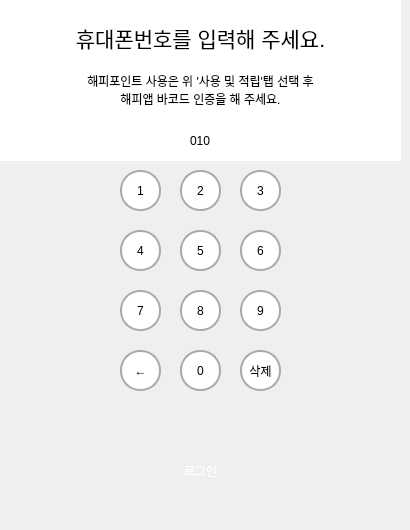
   <widget class="QWidget" name="page_cellphone">
    <widget class="QTextEdit" name="textEdit">
     <property name="geometry">
      <rect>
       <x>0</x>
       <y>0</y>
       <width>401</width>
       <height>121</height>
      </rect>
     </property>
     <property name="palette">
      <palette>
       <active>
        <colorrole role="WindowText">
         <brush brushstyle="SolidPattern">
          <color alpha="255">
           <red>0</red>
           <green>0</green>
           <blue>0</blue>
          </color>
         </brush>
        </colorrole>
        <colorrole role="Text">
         <brush brushstyle="SolidPattern">
          <color alpha="255">
           <red>0</red>
           <green>0</green>
           <blue>0</blue>
          </color>
         </brush>
        </colorrole>
        <colorrole role="Base">
         <brush brushstyle="SolidPattern">
          <color alpha="255">
           <red>255</red>
           <green>255</green>
           <blue>255</blue>
          </color>
         </brush>
        </colorrole>
        <colorrole role="Shadow">
         <brush brushstyle="SolidPattern">
          <color alpha="255">
           <red>255</red>
           <green>255</green>
           <blue>255</blue>
          </color>
         </brush>
        </colorrole>
        <colorrole role="AlternateBase">
         <brush brushstyle="SolidPattern">
          <color alpha="255">
           <red>255</red>
           <green>255</green>
           <blue>255</blue>
          </color>
         </brush>
        </colorrole>
       </active>
       <inactive>
        <colorrole role="WindowText">
         <brush brushstyle="SolidPattern">
          <color alpha="255">
           <red>0</red>
           <green>0</green>
           <blue>0</blue>
          </color>
         </brush>
        </colorrole>
        <colorrole role="Text">
         <brush brushstyle="SolidPattern">
          <color alpha="255">
           <red>0</red>
           <green>0</green>
           <blue>0</blue>
          </color>
         </brush>
        </colorrole>
        <colorrole role="Base">
         <brush brushstyle="SolidPattern">
          <color alpha="255">
           <red>255</red>
           <green>255</green>
           <blue>255</blue>
          </color>
         </brush>
        </colorrole>
        <colorrole role="Shadow">
         <brush brushstyle="SolidPattern">
          <color alpha="255">
           <red>255</red>
           <green>255</green>
           <blue>255</blue>
          </color>
         </brush>
        </colorrole>
        <colorrole role="AlternateBase">
         <brush brushstyle="SolidPattern">
          <color alpha="255">
           <red>255</red>
           <green>255</green>
           <blue>255</blue>
          </color>
         </brush>
        </colorrole>
       </inactive>
       <disabled>
        <colorrole role="Shadow">
         <brush brushstyle="SolidPattern">
          <color alpha="255">
           <red>255</red>
           <green>255</green>
           <blue>255</blue>
          </color>
         </brush>
        </colorrole>
        <colorrole role="AlternateBase">
         <brush brushstyle="SolidPattern">
          <color alpha="255">
           <red>255</red>
           <green>255</green>
           <blue>255</blue>
          </color>
         </brush>
        </colorrole>
       </disabled>
      </palette>
     </property>
     <property name="autoFillBackground">
      <bool>true</bool>
     </property>
     <property name="styleSheet">
      <string notr="true">border:none;</string>
     </property>
     <property name="html">
      <string>&lt;!DOCTYPE HTML PUBLIC &quot;-//W3C//DTD HTML 4.0//EN&quot; &quot;http://www.w3.org/TR/REC-html40/strict.dtd&quot;&gt;
&lt;html&gt;&lt;head&gt;&lt;meta name=&quot;qrichtext&quot; content=&quot;1&quot; /&gt;&lt;meta charset=&quot;utf-8&quot; /&gt;&lt;style type=&quot;text/css&quot;&gt;
p, li { white-space: pre-wrap; }
hr { height: 1px; border-width: 0; }
li.unchecked::marker { content: &quot;\2610&quot;; }
li.checked::marker { content: &quot;\2612&quot;; }
&lt;/style&gt;&lt;/head&gt;&lt;body style=&quot; font-family:'Ubuntu Sans'; font-size:11pt; font-weight:400; font-style:normal;&quot;&gt;
&lt;p align=&quot;center&quot; style=&quot;-qt-paragraph-type:empty; margin-top:0px; margin-bottom:0px; margin-left:0px; margin-right:0px; -qt-block-indent:0; text-indent:0px;&quot;&gt;&lt;br /&gt;&lt;/p&gt;
&lt;p align=&quot;center&quot; style=&quot; margin-top:0px; margin-bottom:0px; margin-left:0px; margin-right:0px; -qt-block-indent:0; text-indent:0px;&quot;&gt;&lt;span style=&quot; font-size:16pt;&quot;&gt;휴대폰번호를 입력해 주세요.&lt;/span&gt;&lt;/p&gt;
&lt;p align=&quot;center&quot; style=&quot;-qt-paragraph-type:empty; margin-top:0px; margin-bottom:0px; margin-left:0px; margin-right:0px; -qt-block-indent:0; text-indent:0px;&quot;&gt;&lt;br /&gt;&lt;/p&gt;
&lt;p align=&quot;center&quot; style=&quot; margin-top:0px; margin-bottom:0px; margin-left:0px; margin-right:0px; -qt-block-indent:0; text-indent:0px;&quot;&gt;&lt;span style=&quot; font-size:9pt;&quot;&gt;해피포인트 사용은 위 '사용 및 적립'탭 선택 후&lt;/span&gt;&lt;/p&gt;
&lt;p align=&quot;center&quot; style=&quot; margin-top:0px; margin-bottom:0px; margin-left:0px; margin-right:0px; -qt-block-indent:0; text-indent:0px;&quot;&gt;&lt;span style=&quot; font-size:9pt;&quot;&gt;해피앱 바코드 인증을 해 주세요.&lt;/span&gt;&lt;/p&gt;&lt;/body&gt;&lt;/html&gt;</string>
     </property>
    </widget>
    <widget class="QWidget" name="widget" native="true">
     <property name="geometry">
      <rect>
       <x>120</x>
       <y>170</y>
       <width>161</width>
       <height>231</height>
      </rect>
     </property>
     <property name="autoFillBackground">
      <bool>true</bool>
     </property>
     <widget class="QPushButton" name="num_1">
      <property name="geometry">
       <rect>
        <x>0</x>
        <y>0</y>
        <width>41</width>
        <height>41</height>
       </rect>
      </property>
      <property name="font">
       <font>
        <pointsize>9</pointsize>
       </font>
      </property>
      <property name="styleSheet">
       <string notr="true">QPushButton {
    color: #000000;
    border: 2px #AAA;
    border-radius: 20px;
    border-style: solid;
    background: #FFFFFF;
    padding: 5px;
    }

QPushButton:pressed {
    border-style: solid;
    background: #AAAAAA;
    }</string>
      </property>
      <property name="text">
       <string>1</string>
      </property>
     </widget>
     <widget class="QPushButton" name="num_2">
      <property name="geometry">
       <rect>
        <x>60</x>
        <y>0</y>
        <width>41</width>
        <height>41</height>
       </rect>
      </property>
      <property name="font">
       <font>
        <pointsize>9</pointsize>
       </font>
      </property>
      <property name="styleSheet">
       <string notr="true">QPushButton {
    color: #000000;
    border: 2px #AAA;
    border-radius: 20px;
    border-style: solid;
    background: #FFFFFF;
    padding: 5px;
    }

QPushButton:pressed {
    border-style: solid;
    background: #AAAAAA;
    }</string>
      </property>
      <property name="text">
       <string>2</string>
      </property>
     </widget>
     <widget class="QPushButton" name="num_3">
      <property name="geometry">
       <rect>
        <x>120</x>
        <y>0</y>
        <width>41</width>
        <height>41</height>
       </rect>
      </property>
      <property name="font">
       <font>
        <pointsize>9</pointsize>
       </font>
      </property>
      <property name="styleSheet">
       <string notr="true">QPushButton {
    color: #000000;
    border: 2px #AAA;
    border-radius: 20px;
    border-style: solid;
    background: #FFFFFF;
    padding: 5px;
    }

QPushButton:pressed {
    border-style: solid;
    background: #AAAAAA;
    }</string>
      </property>
      <property name="text">
       <string>3</string>
      </property>
     </widget>
     <widget class="QPushButton" name="num_4">
      <property name="geometry">
       <rect>
        <x>0</x>
        <y>60</y>
        <width>41</width>
        <height>41</height>
       </rect>
      </property>
      <property name="font">
       <font>
        <pointsize>9</pointsize>
       </font>
      </property>
      <property name="styleSheet">
       <string notr="true">QPushButton {
    color: #000000;
    border: 2px #AAA;
    border-radius: 20px;
    border-style: solid;
    background: #FFFFFF;
    padding: 5px;
    }

QPushButton:pressed {
    border-style: solid;
    background: #AAAAAA;
    }</string>
      </property>
      <property name="text">
       <string>4</string>
      </property>
     </widget>
     <widget class="QPushButton" name="num_5">
      <property name="geometry">
       <rect>
        <x>60</x>
        <y>60</y>
        <width>41</width>
        <height>41</height>
       </rect>
      </property>
      <property name="font">
       <font>
        <pointsize>9</pointsize>
       </font>
      </property>
      <property name="styleSheet">
       <string notr="true">QPushButton {
    color: #000000;
    border: 2px #AAA;
    border-radius: 20px;
    border-style: solid;
    background: #FFFFFF;
    padding: 5px;
    }

QPushButton:pressed {
    border-style: solid;
    background: #AAAAAA;
    }</string>
      </property>
      <property name="text">
       <string>5</string>
      </property>
     </widget>
     <widget class="QPushButton" name="num_6">
      <property name="geometry">
       <rect>
        <x>120</x>
        <y>60</y>
        <width>41</width>
        <height>41</height>
       </rect>
      </property>
      <property name="font">
       <font>
        <pointsize>9</pointsize>
       </font>
      </property>
      <property name="styleSheet">
       <string notr="true">QPushButton {
    color: #000000;
    border: 2px #AAA;
    border-radius: 20px;
    border-style: solid;
    background: #FFFFFF;
    padding: 5px;
    }

QPushButton:pressed {
    border-style: solid;
    background: #AAAAAA;
    }</string>
      </property>
      <property name="text">
       <string>6</string>
      </property>
     </widget>
     <widget class="QPushButton" name="num_7">
      <property name="geometry">
       <rect>
        <x>0</x>
        <y>120</y>
        <width>41</width>
        <height>41</height>
       </rect>
      </property>
      <property name="font">
       <font>
        <pointsize>9</pointsize>
       </font>
      </property>
      <property name="styleSheet">
       <string notr="true">QPushButton {
    color: #000000;
    border: 2px #AAA;
    border-radius: 20px;
    border-style: solid;
    background: #FFFFFF;
    padding: 5px;
    }

QPushButton:pressed {
    border-style: solid;
    background: #AAAAAA;
    }</string>
      </property>
      <property name="text">
       <string>7</string>
      </property>
     </widget>
     <widget class="QPushButton" name="num_8">
      <property name="geometry">
       <rect>
        <x>60</x>
        <y>120</y>
        <width>41</width>
        <height>41</height>
       </rect>
      </property>
      <property name="font">
       <font>
        <pointsize>9</pointsize>
       </font>
      </property>
      <property name="styleSheet">
       <string notr="true">QPushButton {
    color: #000000;
    border: 2px #AAA;
    border-radius: 20px;
    border-style: solid;
    background: #FFFFFF;
    padding: 5px;
    }

QPushButton:pressed {
    border-style: solid;
    background: #AAAAAA;
    }</string>
      </property>
      <property name="text">
       <string>8</string>
      </property>
     </widget>
     <widget class="QPushButton" name="num_9">
      <property name="geometry">
       <rect>
        <x>120</x>
        <y>120</y>
        <width>41</width>
        <height>41</height>
       </rect>
      </property>
      <property name="font">
       <font>
        <pointsize>9</pointsize>
       </font>
      </property>
      <property name="styleSheet">
       <string notr="true">QPushButton {
    color: #000000;
    border: 2px #AAA;
    border-radius: 20px;
    border-style: solid;
    background: #FFFFFF;
    padding: 5px;
    }

QPushButton:pressed {
    border-style: solid;
    background: #AAAAAA;
    }</string>
      </property>
      <property name="text">
       <string>9</string>
      </property>
     </widget>
     <widget class="QPushButton" name="num_backspace">
      <property name="geometry">
       <rect>
        <x>0</x>
        <y>180</y>
        <width>41</width>
        <height>41</height>
       </rect>
      </property>
      <property name="font">
       <font>
        <pointsize>9</pointsize>
       </font>
      </property>
      <property name="styleSheet">
       <string notr="true">QPushButton {
    color: #000000;
    border: 2px #AAA;
    border-radius: 20px;
    border-style: solid;
    background: #FFFFFF;
    padding: 5px;
    }

QPushButton:pressed {
    border-style: solid;
    background: #AAAAAA;
    }</string>
      </property>
      <property name="text">
       <string>←</string>
      </property>
     </widget>
     <widget class="QPushButton" name="num_0">
      <property name="geometry">
       <rect>
        <x>60</x>
        <y>180</y>
        <width>41</width>
        <height>41</height>
       </rect>
      </property>
      <property name="font">
       <font>
        <pointsize>9</pointsize>
       </font>
      </property>
      <property name="styleSheet">
       <string notr="true">QPushButton {
    color: #000000;
    border: 2px #AAA;
    border-radius: 20px;
    border-style: solid;
    background: #FFFFFF;
    padding: 5px;
    }

QPushButton:pressed {
    border-style: solid;
    background: #AAAAAA;
    }</string>
      </property>
      <property name="text">
       <string>0</string>
      </property>
     </widget>
     <widget class="QPushButton" name="num_delete">
      <property name="geometry">
       <rect>
        <x>120</x>
        <y>180</y>
        <width>41</width>
        <height>41</height>
       </rect>
      </property>
      <property name="font">
       <font>
        <pointsize>9</pointsize>
       </font>
      </property>
      <property name="styleSheet">
       <string notr="true">QPushButton {
    color: #000000;
    border: 2px #AAA;
    border-radius: 20px;
    border-style: solid;
    background: #FFFFFF;
    padding: 5px;
    }

QPushButton:pressed {
    border-style: solid;
    background: #AAAAAA;
    }</string>
      </property>
      <property name="text">
       <string>삭제</string>
      </property>
     </widget>
    </widget>
    <widget class="QStackedWidget" name="stackedWidget_login">
     <property name="geometry">
      <rect>
       <x>0</x>
       <y>400</y>
       <width>401</width>
       <height>121</height>
      </rect>
     </property>
     <property name="autoFillBackground">
      <bool>true</bool>
     </property>
     <property name="currentIndex">
      <number>1</number>
     </property>
     <widget class="QWidget" name="page_turnoff">
      <widget class="QPushButton" name="login_turnoff">
       <property name="geometry">
        <rect>
         <x>70</x>
         <y>50</y>
         <width>261</width>
         <height>41</height>
        </rect>
       </property>
       <property name="styleSheet">
        <string notr="true">QPushButton {
    color: #000;
    border: none;
    border-radius: 20px;
    border-style: outset;
    background: qradialgradient(
        cx: 0.3, cy: -0.4, fx: 0.3, fy: -0.4,
        radius: 1.35, stop: 0 #AAA, stop: 1 #AAA
        );
    padding: 5px;
    }</string>
       </property>
       <property name="text">
        <string>로그인</string>
       </property>
      </widget>
     </widget>
     <widget class="QWidget" name="page_turnon">
      <widget class="QPushButton" name="login_turnon">
       <property name="geometry">
        <rect>
         <x>70</x>
         <y>50</y>
         <width>261</width>
         <height>41</height>
        </rect>
       </property>
       <property name="palette">
        <palette>
         <active>
          <colorrole role="WindowText">
           <brush brushstyle="SolidPattern">
            <color alpha="255">
             <red>255</red>
             <green>255</green>
             <blue>255</blue>
            </color>
           </brush>
          </colorrole>
          <colorrole role="Button">
           <brush brushstyle="RadialGradientPattern">
            <gradient centralx="0.300000000000000" centraly="-0.400000000000000" focalx="0.300000000000000" focaly="-0.400000000000000" radius="1.350000000000000" type="RadialGradient" spread="PadSpread" coordinatemode="ObjectBoundingMode">
             <gradientstop position="0.000000000000000">
              <color alpha="255">
               <red>218</red>
               <green>58</green>
               <blue>123</blue>
              </color>
             </gradientstop>
             <gradientstop position="1.000000000000000">
              <color alpha="255">
               <red>218</red>
               <green>58</green>
               <blue>123</blue>
              </color>
             </gradientstop>
            </gradient>
           </brush>
          </colorrole>
          <colorrole role="Text">
           <brush brushstyle="SolidPattern">
            <color alpha="255">
             <red>255</red>
             <green>255</green>
             <blue>255</blue>
            </color>
           </brush>
          </colorrole>
          <colorrole role="ButtonText">
           <brush brushstyle="SolidPattern">
            <color alpha="255">
             <red>255</red>
             <green>255</green>
             <blue>255</blue>
            </color>
           </brush>
          </colorrole>
          <colorrole role="Base">
           <brush brushstyle="RadialGradientPattern">
            <gradient centralx="0.300000000000000" centraly="-0.400000000000000" focalx="0.300000000000000" focaly="-0.400000000000000" radius="1.350000000000000" type="RadialGradient" spread="PadSpread" coordinatemode="ObjectBoundingMode">
             <gradientstop position="0.000000000000000">
              <color alpha="255">
               <red>218</red>
               <green>58</green>
               <blue>123</blue>
              </color>
             </gradientstop>
             <gradientstop position="1.000000000000000">
              <color alpha="255">
               <red>218</red>
               <green>58</green>
               <blue>123</blue>
              </color>
             </gradientstop>
            </gradient>
           </brush>
          </colorrole>
          <colorrole role="Window">
           <brush brushstyle="RadialGradientPattern">
            <gradient centralx="0.300000000000000" centraly="-0.400000000000000" focalx="0.300000000000000" focaly="-0.400000000000000" radius="1.350000000000000" type="RadialGradient" spread="PadSpread" coordinatemode="ObjectBoundingMode">
             <gradientstop position="0.000000000000000">
              <color alpha="255">
               <red>218</red>
               <green>58</green>
               <blue>123</blue>
              </color>
             </gradientstop>
             <gradientstop position="1.000000000000000">
              <color alpha="255">
               <red>218</red>
               <green>58</green>
               <blue>123</blue>
              </color>
             </gradientstop>
            </gradient>
           </brush>
          </colorrole>
          <colorrole role="PlaceholderText">
           <brush brushstyle="SolidPattern">
            <color alpha="128">
             <red>255</red>
             <green>255</green>
             <blue>255</blue>
            </color>
           </brush>
          </colorrole>
         </active>
         <inactive>
          <colorrole role="WindowText">
           <brush brushstyle="SolidPattern">
            <color alpha="255">
             <red>255</red>
             <green>255</green>
             <blue>255</blue>
            </color>
           </brush>
          </colorrole>
          <colorrole role="Button">
           <brush brushstyle="RadialGradientPattern">
            <gradient centralx="0.300000000000000" centraly="-0.400000000000000" focalx="0.300000000000000" focaly="-0.400000000000000" radius="1.350000000000000" type="RadialGradient" spread="PadSpread" coordinatemode="ObjectBoundingMode">
             <gradientstop position="0.000000000000000">
              <color alpha="255">
               <red>218</red>
               <green>58</green>
               <blue>123</blue>
              </color>
             </gradientstop>
             <gradientstop position="1.000000000000000">
              <color alpha="255">
               <red>218</red>
               <green>58</green>
               <blue>123</blue>
              </color>
             </gradientstop>
            </gradient>
           </brush>
          </colorrole>
          <colorrole role="Text">
           <brush brushstyle="SolidPattern">
            <color alpha="255">
             <red>255</red>
             <green>255</green>
             <blue>255</blue>
            </color>
           </brush>
          </colorrole>
          <colorrole role="ButtonText">
           <brush brushstyle="SolidPattern">
            <color alpha="255">
             <red>255</red>
             <green>255</green>
             <blue>255</blue>
            </color>
           </brush>
          </colorrole>
          <colorrole role="Base">
           <brush brushstyle="RadialGradientPattern">
            <gradient centralx="0.300000000000000" centraly="-0.400000000000000" focalx="0.300000000000000" focaly="-0.400000000000000" radius="1.350000000000000" type="RadialGradient" spread="PadSpread" coordinatemode="ObjectBoundingMode">
             <gradientstop position="0.000000000000000">
              <color alpha="255">
               <red>218</red>
               <green>58</green>
               <blue>123</blue>
              </color>
             </gradientstop>
             <gradientstop position="1.000000000000000">
              <color alpha="255">
               <red>218</red>
               <green>58</green>
               <blue>123</blue>
              </color>
             </gradientstop>
            </gradient>
           </brush>
          </colorrole>
          <colorrole role="Window">
           <brush brushstyle="RadialGradientPattern">
            <gradient centralx="0.300000000000000" centraly="-0.400000000000000" focalx="0.300000000000000" focaly="-0.400000000000000" radius="1.350000000000000" type="RadialGradient" spread="PadSpread" coordinatemode="ObjectBoundingMode">
             <gradientstop position="0.000000000000000">
              <color alpha="255">
               <red>218</red>
               <green>58</green>
               <blue>123</blue>
              </color>
             </gradientstop>
             <gradientstop position="1.000000000000000">
              <color alpha="255">
               <red>218</red>
               <green>58</green>
               <blue>123</blue>
              </color>
             </gradientstop>
            </gradient>
           </brush>
          </colorrole>
          <colorrole role="PlaceholderText">
           <brush brushstyle="SolidPattern">
            <color alpha="128">
             <red>255</red>
             <green>255</green>
             <blue>255</blue>
            </color>
           </brush>
          </colorrole>
         </inactive>
         <disabled>
          <colorrole role="WindowText">
           <brush brushstyle="SolidPattern">
            <color alpha="255">
             <red>255</red>
             <green>255</green>
             <blue>255</blue>
            </color>
           </brush>
          </colorrole>
          <colorrole role="Button">
           <brush brushstyle="RadialGradientPattern">
            <gradient centralx="0.300000000000000" centraly="-0.400000000000000" focalx="0.300000000000000" focaly="-0.400000000000000" radius="1.350000000000000" type="RadialGradient" spread="PadSpread" coordinatemode="ObjectBoundingMode">
             <gradientstop position="0.000000000000000">
              <color alpha="255">
               <red>218</red>
               <green>58</green>
               <blue>123</blue>
              </color>
             </gradientstop>
             <gradientstop position="1.000000000000000">
              <color alpha="255">
               <red>218</red>
               <green>58</green>
               <blue>123</blue>
              </color>
             </gradientstop>
            </gradient>
           </brush>
          </colorrole>
          <colorrole role="Text">
           <brush brushstyle="SolidPattern">
            <color alpha="255">
             <red>255</red>
             <green>255</green>
             <blue>255</blue>
            </color>
           </brush>
          </colorrole>
          <colorrole role="ButtonText">
           <brush brushstyle="SolidPattern">
            <color alpha="255">
             <red>255</red>
             <green>255</green>
             <blue>255</blue>
            </color>
           </brush>
          </colorrole>
          <colorrole role="Base">
           <brush brushstyle="RadialGradientPattern">
            <gradient centralx="0.300000000000000" centraly="-0.400000000000000" focalx="0.300000000000000" focaly="-0.400000000000000" radius="1.350000000000000" type="RadialGradient" spread="PadSpread" coordinatemode="ObjectBoundingMode">
             <gradientstop position="0.000000000000000">
              <color alpha="255">
               <red>218</red>
               <green>58</green>
               <blue>123</blue>
              </color>
             </gradientstop>
             <gradientstop position="1.000000000000000">
              <color alpha="255">
               <red>218</red>
               <green>58</green>
               <blue>123</blue>
              </color>
             </gradientstop>
            </gradient>
           </brush>
          </colorrole>
          <colorrole role="Window">
           <brush brushstyle="RadialGradientPattern">
            <gradient centralx="0.300000000000000" centraly="-0.400000000000000" focalx="0.300000000000000" focaly="-0.400000000000000" radius="1.350000000000000" type="RadialGradient" spread="PadSpread" coordinatemode="ObjectBoundingMode">
             <gradientstop position="0.000000000000000">
              <color alpha="255">
               <red>218</red>
               <green>58</green>
               <blue>123</blue>
              </color>
             </gradientstop>
             <gradientstop position="1.000000000000000">
              <color alpha="255">
               <red>218</red>
               <green>58</green>
               <blue>123</blue>
              </color>
             </gradientstop>
            </gradient>
           </brush>
          </colorrole>
          <colorrole role="PlaceholderText">
           <brush brushstyle="SolidPattern">
            <color alpha="128">
             <red>255</red>
             <green>255</green>
             <blue>255</blue>
            </color>
           </brush>
          </colorrole>
         </disabled>
        </palette>
       </property>
       <property name="styleSheet">
        <string notr="true">QPushButton {
    color: #FFFFFF;
    border: none;
    border-radius: 20px;
    border-style: outset;
    background: qradialgradient(
        cx: 0.3, cy: -0.4, fx: 0.3, fy: -0.4,
        radius: 1.35, stop: 0 #DA3A7B, stop: 1 #DA3A7B
        );
    padding: 5px;
    }

QPushButton:pressed {
    border-style: inset;
    background: qradialgradient(
        cx: 0.4, cy: -0.1, fx: 0.4, fy: -0.1,
        radius: 1.35, stop: 0 #999, stop: 1 #999
        );
    }</string>
       </property>
       <property name="text">
        <string>로그인</string>
       </property>
      </widget>
     </widget>
    </widget>
    <widget class="QLineEdit" name="phone_number_output">
     <property name="geometry">
      <rect>
       <x>0</x>
       <y>120</y>
       <width>401</width>
       <height>41</height>
      </rect>
     </property>
     <property name="whatsThis">
      <string>&lt;html&gt;&lt;head/&gt;&lt;body&gt;&lt;p align=&quot;center&quot;&gt;&lt;br/&gt;&lt;/p&gt;&lt;/body&gt;&lt;/html&gt;</string>
     </property>
     <property name="styleSheet">
      <string notr="true">QLineEdit {
    color: #000;
    border: none;
    background: #FFF;
    }</string>
     </property>
     <property name="text">
      <string>010</string>
     </property>
     <property name="alignment">
      <set>Qt::AlignmentFlag::AlignCenter</set>
     </property>
    </widget>
   </widget>
